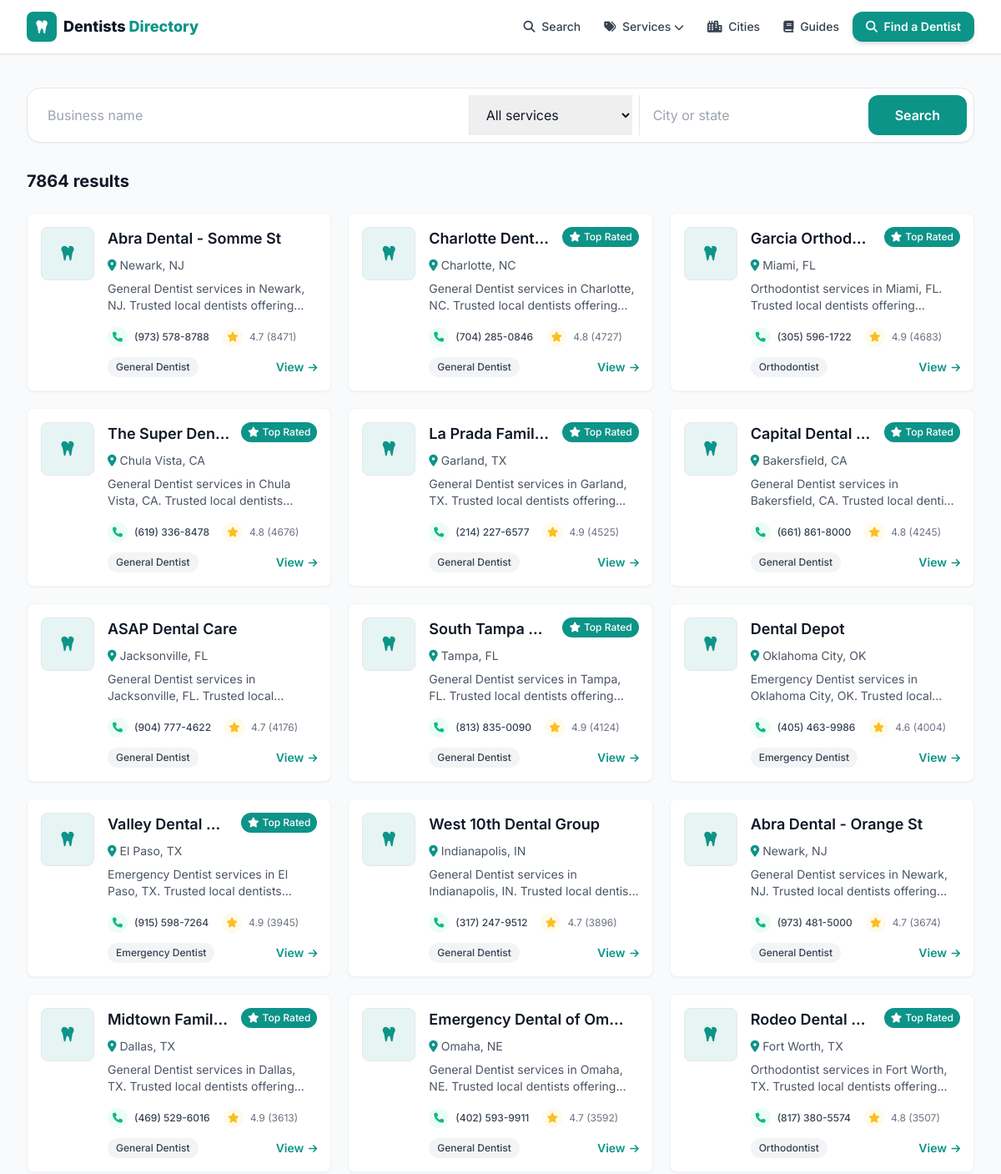
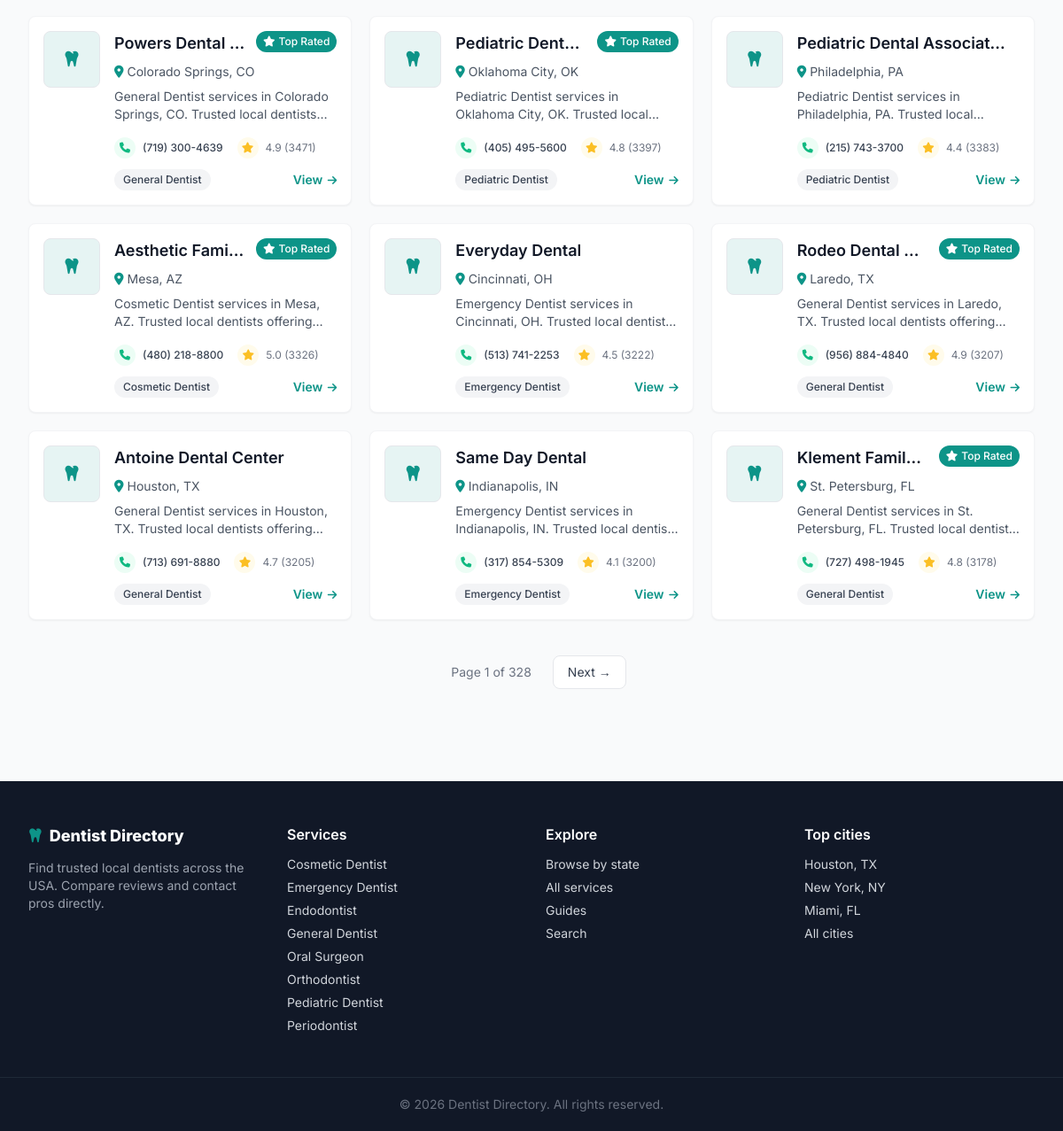
Screenshot of /search with the database file from the repository (2 pictures, top to bottom).
### tables this page shows
CREATE TABLE listings (
    id          INTEGER PRIMARY KEY AUTOINCREMENT,
    name        TEXT NOT NULL,
    slug        TEXT UNIQUE NOT NULL,
    category    TEXT,
    city        TEXT,
    state       TEXT,
    address     TEXT,
    phone       TEXT,
    website     TEXT,
    lat         REAL,
    lng         REAL,
    rating      REAL,
    reviews     INTEGER,
    hours       TEXT,           -- JSON blob
    maps_url    TEXT,
    cid         TEXT,           -- google place CID, used for dedup
    scraped_at  TEXT DEFAULT (datetime('now'))
);

### web/app.py (the view)
@app.route("/search")
def search():
    from urllib.parse import urlencode
    q = (request.args.get("q") or "").strip()
    cat = (request.args.get("category") or "").strip()
    loc = (request.args.get("city") or "").strip()
    where = "WHERE 1=1"
    args = []
    if q:
        where += " AND (name LIKE ? OR city LIKE ?)"
        args += [f"%{q}%", f"%{q}%"]
    if cat:
        where += " AND category = ?"
        args.append(cat)
    if loc:
        where += " AND (city LIKE ? OR state LIKE ?)"
        args += [f"%{loc}%", f"%{loc}%"]
    d = get_db()
    total = d.execute(f"SELECT COUNT(*) FROM listings {where}", args).fetchone()[0]
    page = _page()
    rows = d.execute(
        f"SELECT * FROM listings {where} ORDER BY reviews DESC LIMIT ? OFFSET ?",
        args + [PER_PAGE, (page - 1) * PER_PAGE]).fetchall()
    qs = urlencode({k: v for k, v in
                    (("q", q), ("category", cat), ("city", loc)) if v})
    base_url = "/search?" + qs if qs else "/search"
    return render_template("search.html", rows=rows, q=q, cat=cat, loc=loc,
                           total=total, pg=_pageinfo(page, total),
                           base_url=base_url)

### scraper/db.py (called while the page is built)
def slugify(value: str) -> str:
    value = unicodedata.normalize("NFKD", value).encode("ascii", "ignore").decode()
    value = re.sub(r"[^\w\s-]", "", value).strip().lower()
    return re.sub(r"[-\s]+", "-", value)

### web/app.py (called while the page is built)
def get_db():
    if "db" not in g:
        uri = f"file:{dbmod.DB_PATH.as_posix()}?mode=ro&immutable=1"
        g.db = sqlite3.connect(uri, uri=True)
        g.db.row_factory = sqlite3.Row
    return g.db

def slugify(s):
    return dbmod.slugify(s or "")

@app.context_processor
def inject_globals():
    cats = [r["category"] for r in get_db().execute(
        "SELECT DISTINCT category FROM listings WHERE category IS NOT NULL "
        "ORDER BY category")]
    return {
        "SITE_NAME": app.config["SITE_NAME"],
        "ALL_CATEGORIES": cats,
        "CATEGORY_ICONS": CATEGORY_ICONS,
        "ADSENSE_CLIENT": app.config["ADSENSE_CLIENT"],
        "GA_ID": app.config["GA_ID"],
        "DOMAIN": app.config["DOMAIN"],
        "GSC_VERIFICATION": app.config["GSC_VERIFICATION"],
        "STATE_NAMES": STATE_NAMES,
        "cat_slug": slugify,
    }

def _page():
    try:
        return max(1, int(request.args.get("page", 1)))
    except ValueError:
        return 1

def _pageinfo(page, total):
    pages = max(1, (total + PER_PAGE - 1) // PER_PAGE)
    return {"page": page, "pages": pages,
            "has_prev": page > 1, "has_next": page < pages}

### web/templates/search.html (shortened to what this page needs)
{% extends "base.html" %}
{% from "_macros.html" import card, pager %}
{% block content %}
<div class="max-w-7xl mx-auto px-4 sm:px-6 lg:px-8 py-10">
  <form action="/search" method="get" class="bg-white rounded-2xl shadow-sm border p-2 flex flex-col sm:flex-row gap-2 mb-8">
    <input name="q" value="{{ q }}" placeholder="Business name" class="flex-1 px-4 py-3 outline-none">
    <select name="category" class="px-4 py-3 outline-none border-t sm:border-t-0 sm:border-l">
      <option value="">All services</option>
    </select>
    <input name="city" value="{{ loc }}" placeholder="City or state" class="px-4 py-3 outline-none border-t sm:border-t-0 sm:border-l">
    <button class="bg-primary hover:bg-primaryDark text-white font-semibold px-8 py-3 rounded-xl">Search</button>
  </form>
  <h1 class="text-xl font-bold mb-6">{{ total }} result{{ '' if total==1 else 's' }}</h1>
  {% if rows %}
  <div class="grid sm:grid-cols-2 lg:grid-cols-3 gap-5">{% for l in rows %}{{ card(l) }}{% endfor %}</div>
  {{ pager(pg, base_url) }}
  {% else %}
  <div class="text-center py-20 text-gray-500"><i class="fas fa-magnifying-glass text-4xl mb-4 text-gray-300"></i><p>No matches. Try a broader search.</p></div>
  {% endif %}
</div>
{% endblock %}

### web/templates/_macros.html (shortened to what this page needs)
{% macro pager(pg, base_url) %}
{% set sep = '&' if '?' in base_url else '?' %}
{% if pg.pages > 1 %}
<nav class="flex items-center justify-center gap-2 mt-10" aria-label="Pagination">
  <span class="px-4 py-2 text-sm text-gray-500">Page {{ pg.page }} of {{ pg.pages }}</span>
  {% if pg.has_next %}<a href="{{ base_url }}{{ sep }}page={{ pg.page+1 }}" class="px-4 py-2 rounded-lg border bg-white text-gray-700 hover:border-primary hover:text-primary text-sm">Next &rarr;</a>{% endif %}
</nav>
{% endif %}
{% endmacro %}
{% macro card(l) %}
<div class="bg-white rounded-lg shadow-sm hover:shadow-md transition-all duration-200 overflow-hidden border border-gray-100">
  <div class="p-4">
    <div class="flex items-start space-x-4">
      <div class="flex-shrink-0">
      </div>
      <div class="flex-1 min-w-0">
        <div class="flex items-start mb-2">
          <h3 class="text-lg font-heading font-semibold text-gray-900 flex-1 min-w-0 mr-3">
            <a href="/listing/{{ l.slug }}" class="hover:text-primary block truncate">{{ l.name }}</a>
          </h3>
          {% if l.rating and l.rating >= 4.8 %}
          <span class="bg-primary text-white px-2 py-1 rounded-full text-xs font-medium flex-shrink-0">
            <i class="fas fa-star mr-1"></i><span class="hidden sm:inline">Top Rated</span></span>
          {% endif %}
        </div>
        <p class="text-sm text-gray-600 flex items-center mb-2">
          <i class="fas fa-map-marker-alt mr-1 text-primary"></i>
          <a href="/{{ l.state|lower }}/{{ l.city|slugify }}" class="hover:text-primary hover:underline">{{ l.city }}, {{ l.state }}</a>
        </p>
        <p class="text-gray-600 text-sm mb-4 line-clamp-2">
          {{ l.category or 'Dentists' }} services in {{ l.city }}, {{ l.state }}. Trusted local dentists offering inspections, treatment and prevention. Call for service and fast response.
        </p>
        <div class="flex items-center justify-between text-xs mb-3">
          <div class="flex items-center space-x-4">
            {% if l.phone %}
            <a href="tel:{{ l.phone|trim }}" class="flex items-center group transition-all duration-200 hover:text-emerald-600">
              <div class="w-6 h-6 rounded-full bg-emerald-50 flex items-center justify-center mr-2 group-hover:bg-emerald-100">
                <i class="fas fa-phone text-xs text-emerald-500"></i></div>
              <span class="hidden sm:inline text-gray-700 group-hover:text-emerald-600 font-medium">{{ l.phone|trim }}</span>
            </a>
            {% endif %}
            {% if l.reviews %}
            <div class="flex items-center text-gray-500">
              <div class="w-6 h-6 rounded-full bg-amber-50 flex items-center justify-center mr-2"><i class="fas fa-star text-xs text-amber-400"></i></div>
              <span>{{ "%.1f"|format(l.rating) }} ({{ l.reviews }})</span>
            </div>
            {% endif %}
          </div>
        </div>
        <div class="flex items-center justify-between">
          {% if l.category %}<span class="bg-gray-100 text-gray-700 px-2.5 py-1 rounded-full text-xs font-medium">{{ l.category }}</span>{% else %}<span></span>{% endif %}
          <a href="/listing/{{ l.slug }}" class="text-primary font-semibold text-sm hover:underline">View <i class="fas fa-arrow-right text-xs ml-0.5"></i></a>
        </div>
      </div>
    </div>
  </div>
</div>
{% endmacro %}

### web/templates/base.html (style rules this page uses)
body { font-family:'Inter',sans-serif }

### rows the page displays
listings: name "Charlotte Dent…", shows "Top Rated", city "Charlotte", state "NC", category "General Dentist", phone "(704) 285-0846", rating "4.8", reviews "4727"
listings: name "ASAP Dental Care", city "Jacksonville", state "FL", category "General Dentist", phone "(904) 777-4622", rating "4.7", reviews "4176"
listings: name "Dental Depot", city "Oklahoma City", state "OK", category "Emergency Dentist", phone "(405) 463-9986", rating "4.6", reviews "4004"
listings: name "Valley Dental…", shows "Top Rated", city "El Paso", state "TX", category "Emergency Dentist", phone "(915) 598-7264", rating "4.9", reviews "3945"
listings: name "West 10th Dental Group", city "Indianapolis", state "IN", category "General Dentist", phone "(317) 247-9512", rating "4.7", reviews "3896"
listings: name "Midtown Famil…", shows "Top Rated", city "Dallas", state "TX", category "General Dentist", phone "(469) 529-6016", rating "4.9", reviews "3613"
listings: name "Rodeo Dental…", shows "Top Rated", city "Fort Worth", state "TX", category "Orthodontist", phone "(817) 380-5574", rating "4.8", reviews "3507"
listings: name "Powers Dental…", shows "Top Rated", city "Colorado Springs", state "CO", category "General Dentist", phone "(719) 300-4639", rating "4.9", reviews "3471"
listings: name "Pediatric Dent…", shows "Top Rated", city "Oklahoma City", state "OK", category "Pediatric Dentist", phone "(405) 495-5600", rating "4.8", reviews "3397"
listings: name "Pediatric Dental Associat…", city "Philadelphia", state "PA", category "Pediatric Dentist", phone "(215) 743-3700", rating "4.4", reviews "3383"
listings: name "Aesthetic Fami…", shows "Top Rated", city "Mesa", state "AZ", category "Cosmetic Dentist", phone "(480) 218-8800", rating "5.0", reviews "3326"
listings: name "Everyday Dental", city "Cincinnati", state "OH", category "Emergency Dentist", phone "(513) 741-2253", rating "4.5", reviews "3222", name "Same Day Dental", city "Indianapolis", state "IN", phone "(317) 854-5309", rating "4.1", reviews "3200"
listings: name "Antoine Dental Center", city "Houston", state "TX", category "General Dentist", phone "(713) 691-8880", rating "4.7", reviews "3205"

### other values shown
{{ total }} "7864"
{{ '' if total==1 else 's' }} "s"
{{ l.name }} "Abra Dental - Somme St" "Garcia Orthod…" "The Super Den…" "La Prada Famil…" "Capital Dental…" "South Tampa…" "Abra Dental - Orange St" "Emergency Dental of Om…" "Rodeo Dental…" "Klement Famil…"
{{ l.city }} "Newark" "Miami" "Chula Vista" "Garland" "Bakersfield" "Tampa" "Newark" "Omaha" "Laredo" "St. Petersburg"
{{ l.state }} "NJ" "FL" "CA" "TX" "CA" "FL" "NJ" "NE" "TX" "FL"
{{ l.category or 'Dentists' }} "General Dentist" "Orthodontist" "General Dentist" "General Dentist" "General Dentist" "General Dentist" "General Dentist" "General Dentist" "General Dentist" "General Dentist"
{{ l.phone|trim }} "(973) 578-8788" "(305) 596-1722" "(619) 336-8478" "(214) 227-6577" "(661) 861-8000" "(813) 835-0090" "(973) 481-5000" "(402) 593-9911" "(956) 884-4840" "(727) 498-1945"
{{ "%.1f"|format(l.rating) }} "4.7" "4.9" "4.8" "4.9" "4.8" "4.9" "4.7" "4.7" "4.9" "4.8"
{{ l.reviews }} "8471" "4683" "4676" "4525" "4245" "4124" "3674" "3592" "3207" "3178"
{{ l.category }} "General Dentist" "Orthodontist" "General Dentist" "General Dentist" "General Dentist" "General Dentist" "General Dentist" "General Dentist" "General Dentist" "General Dentist"
{{ pg.page }} "1"
{{ pg.pages }} "328"
{{ c }} "Cosmetic Dentist" "Emergency Dentist" "Endodontist" "General Dentist" "Oral Surgeon" "Orthodontist" "Pediatric Dentist" "Periodontist"
{{ 2026 }} "2026"
